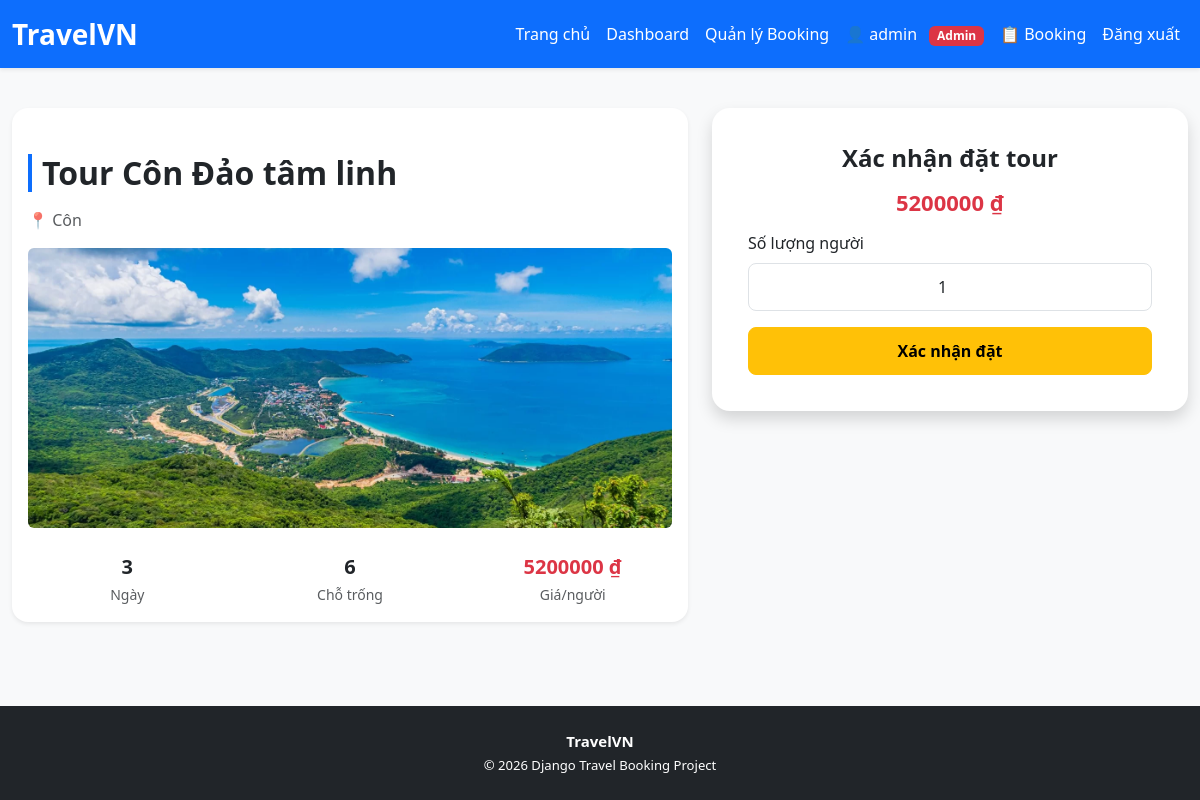
The app's page /bookings/create/9/ (signed in) with its own data.
### apps/tours/models.py (models this page shows, shortened)
class Tour(models.Model):
    name = models.CharField(max_length=200, db_index=True)
    destination = models.CharField(max_length=100, db_index=True)
    price = models.DecimalField(max_digits=12, decimal_places=2, db_index=True)
    duration = models.PositiveIntegerField(help_text="Số ngày")
    slots = models.PositiveIntegerField(default=10)
    description = models.TextField()
    image = models.ImageField(upload_to='tours/', blank=True, null=True)
    created_at = models.DateTimeField(auto_now_add=True, db_index=True)
    featured = models.BooleanField(default=False, db_index=True)

### apps/bookings/views.py (the view, shortened to what this page needs)
# urls.py: path('create/<int:pk>/', views.create_booking_view, name='create_booking'),
@login_required
@transaction.atomic
def create_booking_view(request, pk):
    tour = get_object_or_404(Tour, pk=pk)
    return render(request, 'bookings/create.html', {
        'tour': tour
    })

### core/templatetags/money.py (called while the page is built)
@register.filter
def money(value):
    if value is None:
        return ""
    value = int(value)
    return f"{intcomma(value).replace(',', '.')} ₫"

### templates/bookings/create.html (shortened to what this page needs)
{% extends 'base.html' %}
{% load money %}
{% block content %}
<div class="row g-4">
    <div class="col-md-7">
        <div class="card shadow-sm border-0 booking-info">
            <div class="card-body">
                <h2 class="fw-bold mb-3">{{ tour.name }}</h2>
                <p class="text-muted mb-3">
                    📍 {{ tour.destination }}
                </p>
                {% if tour.image %}
                <img src="{{ tour.image.url }}"
                     class="img-fluid rounded mb-4 w-100 booking-img">
                {% endif %}
                <div class="row text-center">
                    <div class="col">
                        <div class="fw-bold fs-5">{{ tour.duration }}</div>
                        <small class="text-muted">Ngày</small>
                    </div>
                    <div class="col">
                        <div class="fw-bold fs-5">{{ tour.slots }}</div>
                        <small class="text-muted">Chỗ trống</small>
                    </div>
                    <div class="col">
                        <div class="fw-bold fs-5 text-danger">
                            {{ tour.price|money }}
                        </div>
                        <small class="text-muted">Giá/người</small>
                    </div>
                </div>
            </div>
        </div>
    </div>
    <div class="col-md-5">
        <div class="card shadow border-0 sticky-top booking-box">
            <div class="card-body">
                <h4 class="fw-bold mb-3 text-center">
                    Xác nhận đặt tour
                </h4>
                <h3 class="text-danger fw-bold text-center mb-3">
                    {{ tour.price|money }}
                </h3>
                <form method="post">
                    <div class="mb-3">
                        <label class="form-label">
                            Số lượng người
                        </label>
                        <input type="number"
                               name="quantity"
                               min="1"
                               max="{{ tour.slots }}"
                               value="1"
                               class="form-control text-center">
                    </div>
                    {% if tour.slots > 0 %}
                    <button type="submit"
                            class="btn btn-warning w-100">
                        Xác nhận đặt
                    </button>
                    {% else %}
                    <button class="btn btn-secondary w-100" disabled>
                        Hết chỗ
                    </button>
                    {% endif %}
                </form>
            </div>
        </div>
    </div>
</div>
{% endblock %}

### templates/base.html (shortened to what this page needs)
{% load static %}
<!DOCTYPE html>
<html lang="vi">
<head>
    <link rel="stylesheet" href="{% static 'css/bootstrap.min.css' %}">
    <link rel="stylesheet" href="{% static 'css/style.css' %}">
</head>
<body class="bg-light d-flex flex-column min-vh-100">
<nav class="navbar navbar-expand-lg navbar-dark bg-primary shadow-sm">
    <div class="container">
        <a class="navbar-brand fw-bold" href="/">
            TravelVN
        </a>
        <div class="collapse navbar-collapse" id="navbarMenu">
            <ul class="navbar-nav ms-auto align-items-lg-center">
                <li class="nav-item">
                    <a class="nav-link" href="{% url 'home' %}">
                        Trang chủ
                    </a>
                </li>
                {% if request.user.is_staff %}
                <li class="nav-item">
                    <a class="nav-link" href="{% url 'dashboard' %}">Dashboard</a>
                </li>
                                <li class="nav-item">
                    <a class="nav-link" href="{% url 'manage_bookings' %}">
                        Quản lý Booking
                    </a>
                </li>
                {% endif %}
                {% if request.user.is_authenticated %}
                <li class="nav-item">
                    <a class="nav-link" href="{% url 'profile' %}">
                        👤 {{ request.user.username }}
                        {% if request.user.is_staff %}
                            <span class="badge bg-danger ms-2">
                                Admin
                            </span>
                        {% endif %}
                    </a>
                </li>
                <li class="nav-item">
                    <a class="nav-link" href="{% url 'booking_history' %}">
                        📋 Booking
                    </a>
                </li>
                <li class="nav-item">
                    <a class="nav-link text-warning"
                       href="{% url 'logout' %}">
                        Đăng xuất
                    </a>
                </li>
                {% endif %}
            </ul>
        </div>
    </div>
</nav>
<main class="container py-4 flex-grow-1">
    {% block content %}
    {% endblock %}
</main>
<footer class="bg-dark text-white text-center py-4 mt-auto">
    <div class="container">
        <p class="mb-1 fw-bold">
            TravelVN
        </p>
        <p class="mb-0 small">
            © 2026 Django Travel Booking Project
        </p>
    </div>
</footer>
</body>
</html>

### static/css/style.css (style rules this page uses)
body { background-color: #f8f9fa; font-family: 'Segoe UI', system-ui, sans-serif; min-height: 100vh; display: flex; flex-direction: column; }
.container { max-width: 1200px; }
.navbar-brand { font-size: 28px; font-weight: 700; color: #fff !important; }
.navbar { box-shadow: 0 2px 12px rgba(0, 0, 0, 0.08); }
.navbar .nav-link { transition: 0.2s; color: #ffffff !important; font-weight: 500; }
h2 { margin-top: 30px; margin-bottom: 20px; border-left: 4px solid #0d6efd; padding-left: 10px; }
.text-danger { font-size: 22px; }
.card { border: none; border-radius: 18px; box-shadow: 0 10px 30px rgba(0, 0, 0, 0.08); }
.form-control, .form-select { height: 48px; border-radius: 8px; transition: 0.2s; }
.btn { height: 48px; border-radius: 8px; font-weight: 600; transition: 0.2s; }
footer { margin-top: 60px; font-size: 15px; }
.booking-box { position: sticky; top: 100px; border-radius: 18px; box-shadow: 0 15px 35px rgba(0, 0, 0, 0.1); padding: 20px; background: #fff; }
.booking-img { height: 280px; object-fit: cover; border-radius: 16px; }
.booking-info { border-radius: 16px; }
.btn { transition: 0.2s; }

### records on screen
Tour: name "Tour Côn Đảo tâm linh", destination "Côn", image (picture), duration "3", slots "6", price "5200000 ₫"

### other values on screen
{{ request.user.username }} "admin"
